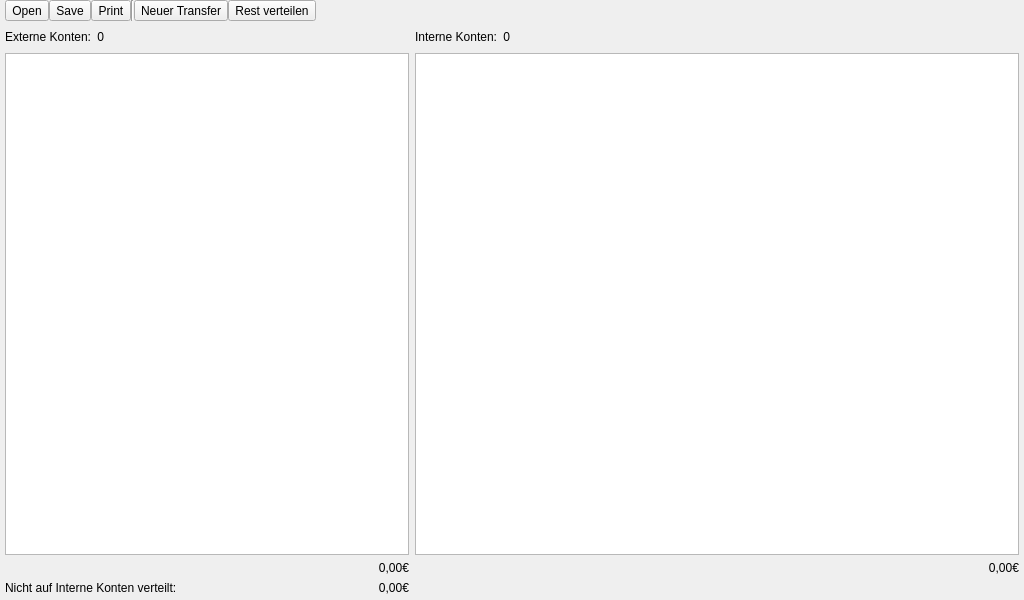
<?xml version="1.0" encoding="UTF-8"?>
<ui version="4.0">
 <class>MainWindow</class>
 <widget class="QMainWindow" name="MainWindow">
  <property name="geometry">
   <rect>
    <x>0</x>
    <y>0</y>
    <width>1024</width>
    <height>600</height>
   </rect>
  </property>
  <property name="windowTitle">
   <string>Buchhaltung</string>
  </property>
  <property name="windowIcon">
   <iconset resource="../resources.qrc">
    <normaloff>:/icons/money.svg</normaloff>:/icons/money.svg</iconset>
  </property>
  <widget class="QWidget" name="centralWidget">
   <layout class="QGridLayout" name="gridLayout">
    <property name="leftMargin">
     <number>5</number>
    </property>
    <property name="topMargin">
     <number>0</number>
    </property>
    <property name="rightMargin">
     <number>5</number>
    </property>
    <property name="bottomMargin">
     <number>5</number>
    </property>
    <item row="2" column="0" colspan="2">
     <widget class="QTableView" name="externalOverviewTable">
      <property name="sizePolicy">
       <sizepolicy hsizetype="Expanding" vsizetype="Expanding">
        <horstretch>40</horstretch>
        <verstretch>0</verstretch>
       </sizepolicy>
      </property>
      <property name="alternatingRowColors">
       <bool>true</bool>
      </property>
      <property name="selectionMode">
       <enum>QAbstractItemView::SingleSelection</enum>
      </property>
      <property name="selectionBehavior">
       <enum>QAbstractItemView::SelectRows</enum>
      </property>
      <property name="showGrid">
       <bool>false</bool>
      </property>
      <property name="sortingEnabled">
       <bool>true</bool>
      </property>
      <attribute name="horizontalHeaderDefaultSectionSize">
       <number>150</number>
      </attribute>
      <attribute name="horizontalHeaderMinimumSectionSize">
       <number>100</number>
      </attribute>
      <attribute name="horizontalHeaderStretchLastSection">
       <bool>true</bool>
      </attribute>
      <attribute name="verticalHeaderVisible">
       <bool>false</bool>
      </attribute>
      <attribute name="verticalHeaderDefaultSectionSize">
       <number>25</number>
      </attribute>
      <attribute name="verticalHeaderMinimumSectionSize">
       <number>25</number>
      </attribute>
     </widget>
    </item>
    <item row="3" column="1">
     <widget class="QLabel" name="sumExternalLabel">
      <property name="sizePolicy">
       <sizepolicy hsizetype="Expanding" vsizetype="Preferred">
        <horstretch>0</horstretch>
        <verstretch>0</verstretch>
       </sizepolicy>
      </property>
      <property name="text">
       <string>0,00€</string>
      </property>
      <property name="alignment">
       <set>Qt::AlignRight|Qt::AlignTrailing|Qt::AlignVCenter</set>
      </property>
     </widget>
    </item>
    <item row="3" column="3">
     <widget class="QLabel" name="sumInternalLabel">
      <property name="sizePolicy">
       <sizepolicy hsizetype="Expanding" vsizetype="Preferred">
        <horstretch>0</horstretch>
        <verstretch>0</verstretch>
       </sizepolicy>
      </property>
      <property name="text">
       <string>0,00€</string>
      </property>
      <property name="alignment">
       <set>Qt::AlignRight|Qt::AlignTrailing|Qt::AlignVCenter</set>
      </property>
     </widget>
    </item>
    <item row="4" column="0">
     <widget class="QLabel" name="label_3">
      <property name="sizePolicy">
       <sizepolicy hsizetype="Expanding" vsizetype="Preferred">
        <horstretch>0</horstretch>
        <verstretch>0</verstretch>
       </sizepolicy>
      </property>
      <property name="text">
       <string>Nicht auf Interne Konten verteilt:</string>
      </property>
     </widget>
    </item>
    <item row="4" column="1">
     <widget class="QLabel" name="divisionRestLabel">
      <property name="sizePolicy">
       <sizepolicy hsizetype="Expanding" vsizetype="Preferred">
        <horstretch>0</horstretch>
        <verstretch>0</verstretch>
       </sizepolicy>
      </property>
      <property name="text">
       <string>0,00€</string>
      </property>
      <property name="alignment">
       <set>Qt::AlignRight|Qt::AlignTrailing|Qt::AlignVCenter</set>
      </property>
     </widget>
    </item>
    <item row="2" column="2" colspan="2">
     <widget class="QTableView" name="internalOverviewTable">
      <property name="sizePolicy">
       <sizepolicy hsizetype="Expanding" vsizetype="Expanding">
        <horstretch>60</horstretch>
        <verstretch>0</verstretch>
       </sizepolicy>
      </property>
      <property name="alternatingRowColors">
       <bool>true</bool>
      </property>
      <property name="selectionMode">
       <enum>QAbstractItemView::SingleSelection</enum>
      </property>
      <property name="selectionBehavior">
       <enum>QAbstractItemView::SelectRows</enum>
      </property>
      <property name="showGrid">
       <bool>false</bool>
      </property>
      <property name="sortingEnabled">
       <bool>true</bool>
      </property>
      <attribute name="horizontalHeaderDefaultSectionSize">
       <number>150</number>
      </attribute>
      <attribute name="horizontalHeaderMinimumSectionSize">
       <number>100</number>
      </attribute>
      <attribute name="horizontalHeaderStretchLastSection">
       <bool>true</bool>
      </attribute>
      <attribute name="verticalHeaderVisible">
       <bool>false</bool>
      </attribute>
      <attribute name="verticalHeaderDefaultSectionSize">
       <number>25</number>
      </attribute>
      <attribute name="verticalHeaderMinimumSectionSize">
       <number>25</number>
      </attribute>
     </widget>
    </item>
    <item row="0" column="0" colspan="4">
     <layout class="QHBoxLayout" name="horizontalLayout_3">
      <property name="spacing">
       <number>0</number>
      </property>
      <item>
       <widget class="QToolButton" name="openButton">
        <property name="toolTip">
         <string>Öffnen</string>
        </property>
        <property name="text">
         <string>Open</string>
        </property>
        <property name="icon">
         <iconset resource="../resources.qrc">
          <normaloff>:/icons/open.svg</normaloff>:/icons/open.svg</iconset>
        </property>
       </widget>
      </item>
      <item>
       <widget class="QToolButton" name="saveButton">
        <property name="toolTip">
         <string>Speichern</string>
        </property>
        <property name="text">
         <string>Save</string>
        </property>
        <property name="icon">
         <iconset resource="../resources.qrc">
          <normaloff>:/icons/save.svg</normaloff>:/icons/save.svg</iconset>
        </property>
       </widget>
      </item>
      <item>
       <widget class="QToolButton" name="printButton">
        <property name="toolTip">
         <string>Drucken</string>
        </property>
        <property name="text">
         <string>Print</string>
        </property>
        <property name="icon">
         <iconset resource="../resources.qrc">
          <normaloff>:/icons/print.svg</normaloff>:/icons/print.svg</iconset>
        </property>
       </widget>
      </item>
      <item>
       <widget class="Line" name="line">
        <property name="orientation">
         <enum>Qt::Vertical</enum>
        </property>
       </widget>
      </item>
      <item>
       <widget class="QToolButton" name="newTransferbutton">
        <property name="sizePolicy">
         <sizepolicy hsizetype="Preferred" vsizetype="Fixed">
          <horstretch>0</horstretch>
          <verstretch>0</verstretch>
         </sizepolicy>
        </property>
        <property name="toolTip">
         <string>Neuer Transfer</string>
        </property>
        <property name="text">
         <string>Neuer Transfer</string>
        </property>
        <property name="icon">
         <iconset resource="../resources.qrc">
          <normaloff>:/icons/transfer.svg</normaloff>:/icons/transfer.svg</iconset>
        </property>
       </widget>
      </item>
      <item>
       <widget class="QToolButton" name="spreadButton">
        <property name="sizePolicy">
         <sizepolicy hsizetype="Preferred" vsizetype="Fixed">
          <horstretch>0</horstretch>
          <verstretch>0</verstretch>
         </sizepolicy>
        </property>
        <property name="toolTip">
         <string>Divisionsreste verteilen</string>
        </property>
        <property name="text">
         <string>Rest verteilen</string>
        </property>
        <property name="icon">
         <iconset resource="../resources.qrc">
          <normaloff>:/icons/distribute.svg</normaloff>:/icons/distribute.svg</iconset>
        </property>
       </widget>
      </item>
      <item>
       <spacer name="horizontalSpacer_2">
        <property name="orientation">
         <enum>Qt::Horizontal</enum>
        </property>
        <property name="sizeHint" stdset="0">
         <size>
          <width>40</width>
          <height>20</height>
         </size>
        </property>
       </spacer>
      </item>
     </layout>
    </item>
    <item row="1" column="0" colspan="2">
     <layout class="QHBoxLayout" name="horizontalLayout">
      <item>
       <widget class="QLabel" name="label">
        <property name="text">
         <string>Externe Konten:</string>
        </property>
       </widget>
      </item>
      <item>
       <widget class="QLabel" name="numberExternalLabel">
        <property name="text">
         <string>0</string>
        </property>
        <property name="alignment">
         <set>Qt::AlignRight|Qt::AlignTrailing|Qt::AlignVCenter</set>
        </property>
       </widget>
      </item>
      <item>
       <spacer name="horizontalSpacer">
        <property name="orientation">
         <enum>Qt::Horizontal</enum>
        </property>
        <property name="sizeHint" stdset="0">
         <size>
          <width>40</width>
          <height>20</height>
         </size>
        </property>
       </spacer>
      </item>
     </layout>
    </item>
    <item row="1" column="2" colspan="2">
     <layout class="QHBoxLayout" name="horizontalLayout_2">
      <item>
       <widget class="QLabel" name="label_2">
        <property name="text">
         <string>Interne Konten:</string>
        </property>
       </widget>
      </item>
      <item>
       <widget class="QLabel" name="numberInternalLabel">
        <property name="text">
         <string>0</string>
        </property>
        <property name="alignment">
         <set>Qt::AlignRight|Qt::AlignTrailing|Qt::AlignVCenter</set>
        </property>
       </widget>
      </item>
      <item>
       <spacer name="horizontalSpacer_3">
        <property name="orientation">
         <enum>Qt::Horizontal</enum>
        </property>
        <property name="sizeHint" stdset="0">
         <size>
          <width>40</width>
          <height>20</height>
         </size>
        </property>
       </spacer>
      </item>
     </layout>
    </item>
   </layout>
  </widget>
 </widget>
 <layoutdefault spacing="6" margin="11"/>
 <resources>
  <include location="../resources.qrc"/>
 </resources>
 <connections/>
</ui>
